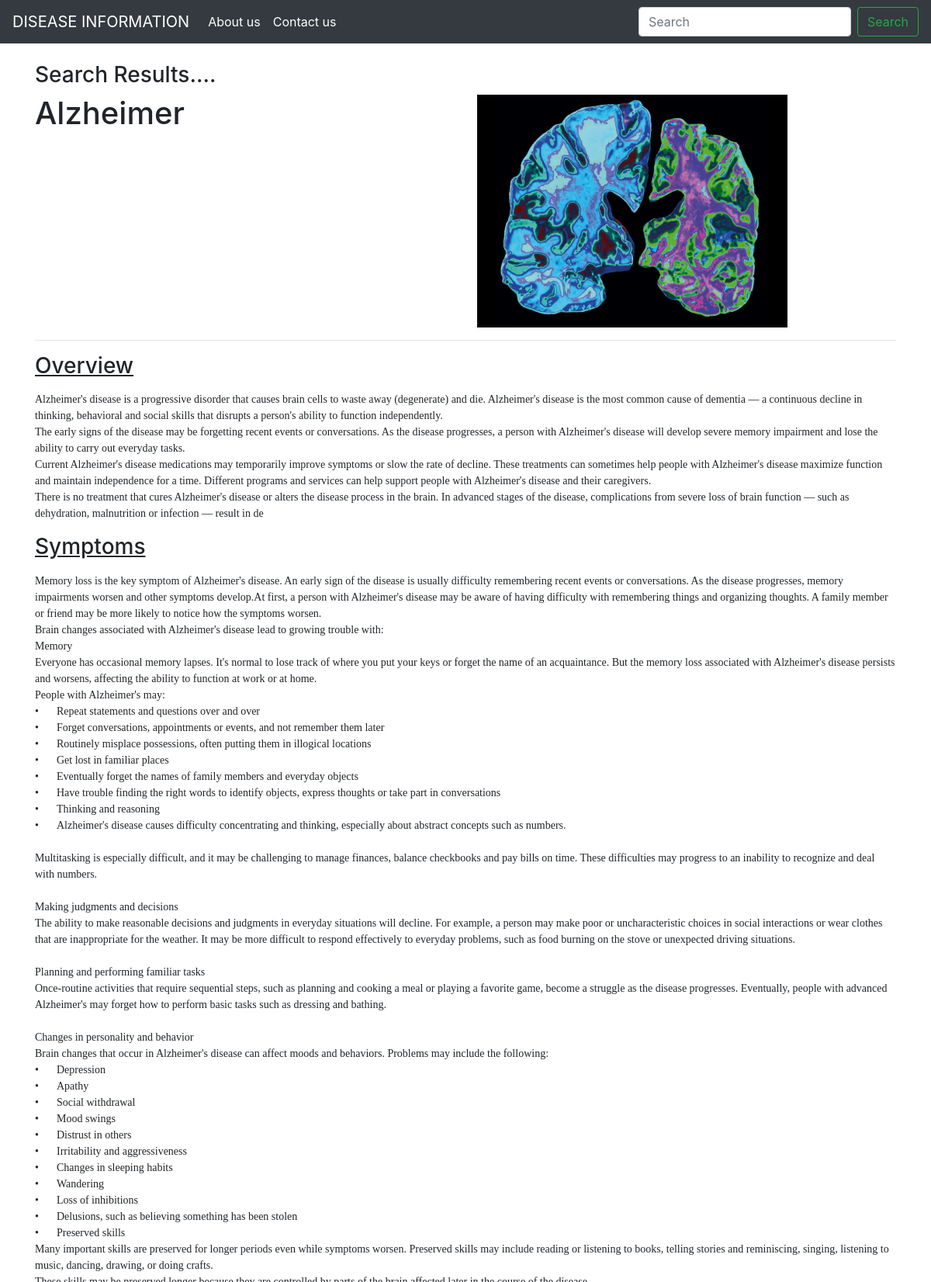
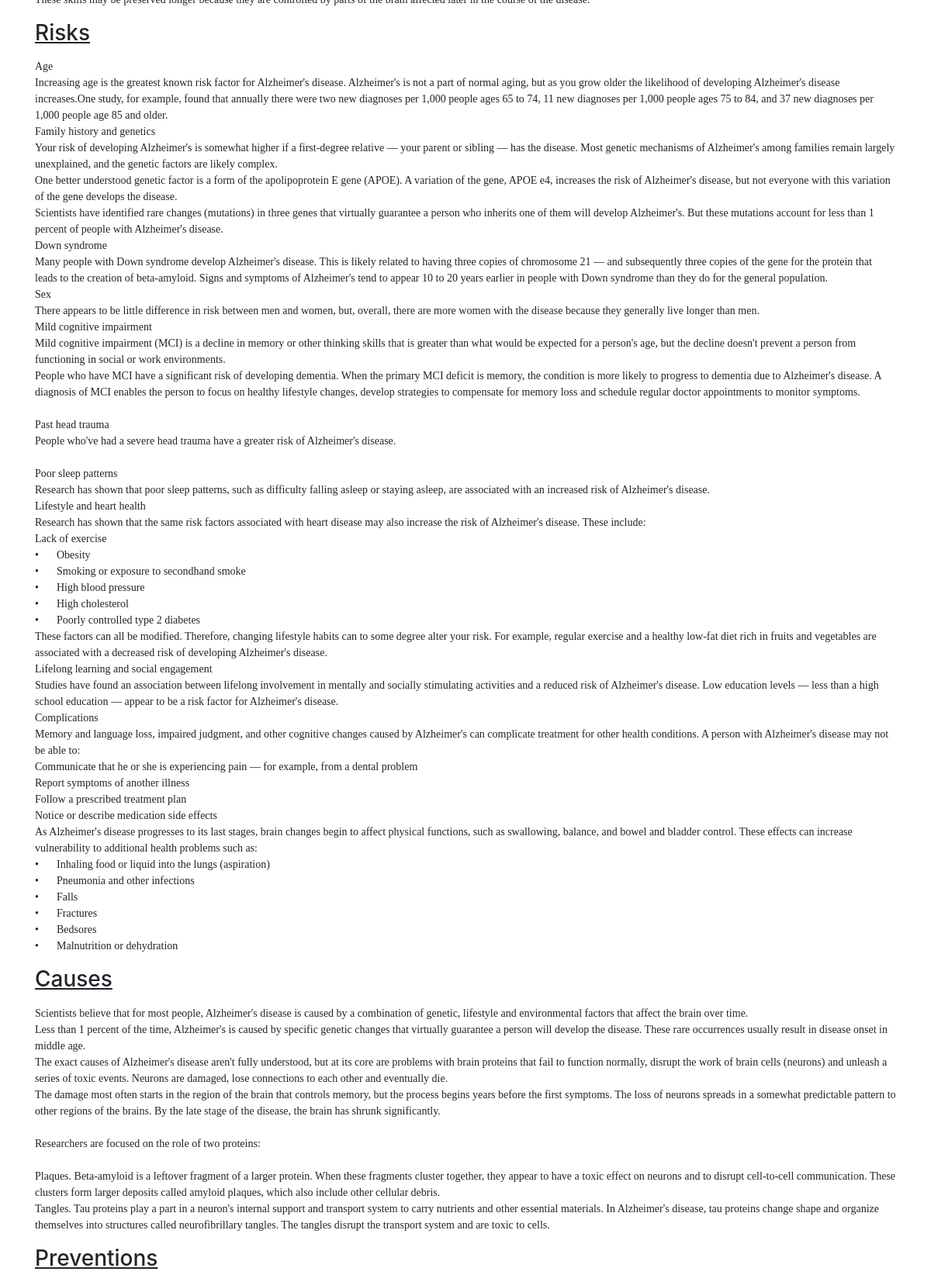
/search?query=Alzheimer (upper part), run on the app's committed database (2 pictures, top to bottom).
### home/models.py (models this page shows, shortened)
class Info(models.Model):
    name=models.CharField(max_length=50)
    overview=models.TextField(max_length=50,default="")
    symptoms=models.TextField(max_length=50,default="")
    risk=models.TextField(max_length=50,default="")
    causes=models.TextField(max_length=50,default="")
    prev=models.TextField(max_length=50,default="")
    img=models.ImageField(default="")
    slug=models.CharField(max_length=130)
    date=models.DateField()

### home/views.py (the view)
# urls.py: path('search',views.search,name="search"),
def search(request):
    query=request.GET['query']
    allInfos=Info.objects.filter(name__icontains=query)
    params={'allInfos': allInfos }
    return render(request,'search.html', params)

### templates/search.html (shortened to what this page needs)
{%extends 'base.html'%}
{%block body%}
<div class="container my-4">
<h3>Search Results....</h3>
    <article class="blog-post">
    {% for Info in allInfos %}
        <div class="row">
            <div class="col-sm-6">
                <h1 class="blog-post-title">{{Info.name}}</h1></div>
            <div class="col-sm"><img src="{{Info.img.url}}" height="300" width="400"></div></div>
<hr>
        <p><h3><u>Overview</u></h3></p>
        <pre style="white-space: pre-wrap; word-break: keep-all;font-family:verdana;">{{Info.overview}}</pre>
        <p><h3><u>Symptoms</u></h3></p>
        <pre style="white-space: pre-wrap; word-break: keep-all;font-family:verdana;">{{Info.symptoms}}</pre>
        <p><h3><u>Risks</u></h3></p>
        <pre style="white-space: pre-wrap; word-break: keep-all;font-family:verdana;">{{Info.risk}}</pre>
        <p><h3><u>Causes</u></h3></p>
        <pre style="white-space: pre-wrap; word-break: keep-all;font-family:verdana;">{{Info.causes}}</pre>
        <p><h3><u>Preventions</u></h3></p>
      </article>
{% endfor %}
</div>
{%endblock body%}

### data on the page
Info: name "Alzheimer", img (picture), overview "Alzheimer's disease is a progressive disorder that causes brain cells to waste away (degenerate) and die. Alzheimer's disease is the most common cause of dementia — a continuous decline in thinking, behavioral and social skills that disrupts a person's ability to function independently. The early signs of the disease may be forgetting recent events or conversations. As the disease progresses, a person with Alzheimer's disease will develop severe memory impairment and lose the ability to carry out everyday tasks. Current Alzheimer's disease medications may temporarily improve symptoms or slow the rate of decline. These treatments can sometimes help people with Alzheimer's disease maximize…", symptoms "Memory loss is the key symptom of Alzheimer's disease. An early sign of the disease is usually difficulty remembering recent events or conversations. As the disease progresses, memory impairments worsen and other symptoms develop.At first, a person with Alzheimer's disease may be aware of having difficulty with remembering things and organizing thoughts. A family member or friend may be more likely to notice how the symptoms worsen. Brain changes associated with Alzheimer's disease lead to growing trouble with: Memory Everyone has occasional memory lapses. It's normal to lose track of where you put your keys or forget the name of an acquaintance. But the memory loss associated with…", risk "Age Increasing age is the greatest known risk factor for Alzheimer's disease. Alzheimer's is not a part of normal aging, but as you grow older the likelihood of developing Alzheimer's disease increases.One study, for example, found that annually there were two new diagnoses per 1,000 people ages 65 to 74, 11 new diagnoses per 1,000 people ages 75 to 84, and 37 new diagnoses per 1,000 people age 85 and older. Family history and genetics Your risk of developing Alzheimer's is somewhat higher if a first-degree relative — your parent or sibling — has the disease. Most genetic mechanisms of Alzheimer's among families remain largely unexplained, and the genetic factors are likely complex. One…", causes "Scientists believe that for most people, Alzheimer's disease is caused by a combination of genetic, lifestyle and environmental factors that affect the brain over time. Less than 1 percent of the time, Alzheimer's is caused by specific genetic changes that virtually guarantee a person will develop the disease. These rare occurrences usually result in disease onset in middle age. The exact causes of Alzheimer's disease aren't fully understood, but at its core are problems with brain proteins that fail to function normally, disrupt the work of brain cells (neurons) and unleash a series of toxic events. Neurons are damaged, lose connections to each other and eventually die. The damage most…"
